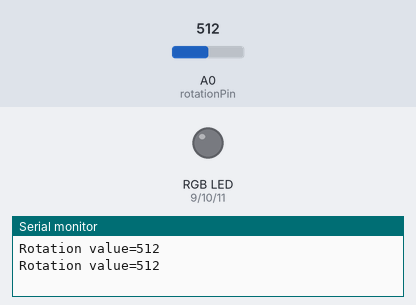
Bench run of a sketch on a simulated Arduino Uno, built with avr-gcc and run on an emulated ATmega328P. On the bench: an RGB LED mixed from three pins (HIGH = lit), the last lines printed to the serial monitor. The inputs (shaded band) are chosen by the test bench; at power-on: A0 (rotationPin) = 512.

Above: at 7.8 s.
7.9 s: A0 (rotationPin) set to 90
At 8.8 s:
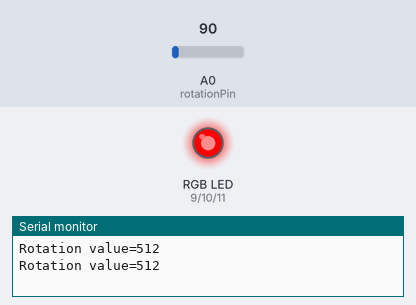
15.7 s: A0 (rotationPin) set to 106
At 19.8 s:
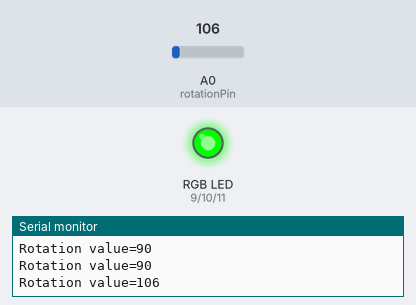
23.5 s: A0 (rotationPin) set to 0
31.3 s: A0 (rotationPin) set to 110
At 37.8 s:
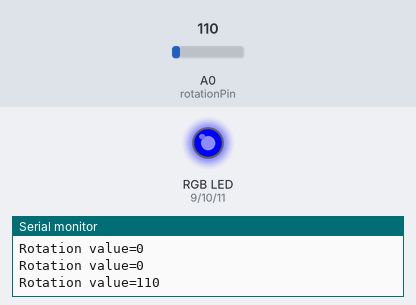
Timing chart, 0 to 40.5 s (numbered marks = the images above; inputs shaded):
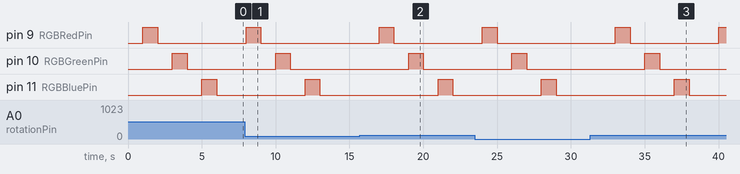

Measured:
- the behaviour switches between 100 and 101 on A0 (rotationPin) (found by bisection; images 1 and 2)
- after the input at 7.9 s, pin 9 (RGBRedPin): goes on until 9.0 s, then stays LOW
- after the input at 15.7 s, pin 9 (RGBRedPin): LOW → HIGH after 1.3 s, → LOW 1.0 s later; pin 10 (RGBGreenPin): LOW → HIGH after 3.3 s, → LOW 1.0 s later; pin 11 (RGBBluePin): LOW → HIGH after 5.3 s, → LOW 1.0 s later
- after the input at 31.3 s, pin 9 (RGBRedPin): LOW → HIGH after 1.7 s, → LOW 1.0 s later, → HIGH 6.0 s later; pin 10 (RGBGreenPin): LOW → HIGH after 3.7 s, → LOW 1.0 s later; pin 11 (RGBBluePin): LOW → HIGH after 5.7 s, → LOW 1.0 s later

The sketch:

Lab3_level_2.ino
```cpp
int rotationPin = A0;
int data=0;
int RGBRedPin = 9;
int RGBGreenPin = 10;
int RGBBluePin = 11;
int waitTime = 1000;

void setup()  {
  Serial.begin(9600);
  pinMode(rotationPin, INPUT);
  pinMode(RGBRedPin, OUTPUT);
  pinMode(RGBGreenPin, OUTPUT);
  pinMode(RGBBluePin, OUTPUT);
}
  void loop(){
  data = analogRead(rotationPin);
  Serial.print("Rotation value=");
  Serial.println(data);
  delay(1000);

     if(data >100 && data <1200){
    digitalWrite(RGBRedPin, HIGH);
    delay(waitTime);
    digitalWrite(RGBRedPin, LOW);
    delay(waitTime);

    digitalWrite(RGBGreenPin, HIGH);
    delay(waitTime);
    digitalWrite(RGBGreenPin, LOW);
    delay(waitTime);

    digitalWrite(RGBBluePin, HIGH);
    delay(waitTime);
    digitalWrite(RGBBluePin, LOW);
    delay(waitTime);


     }
  }
```
